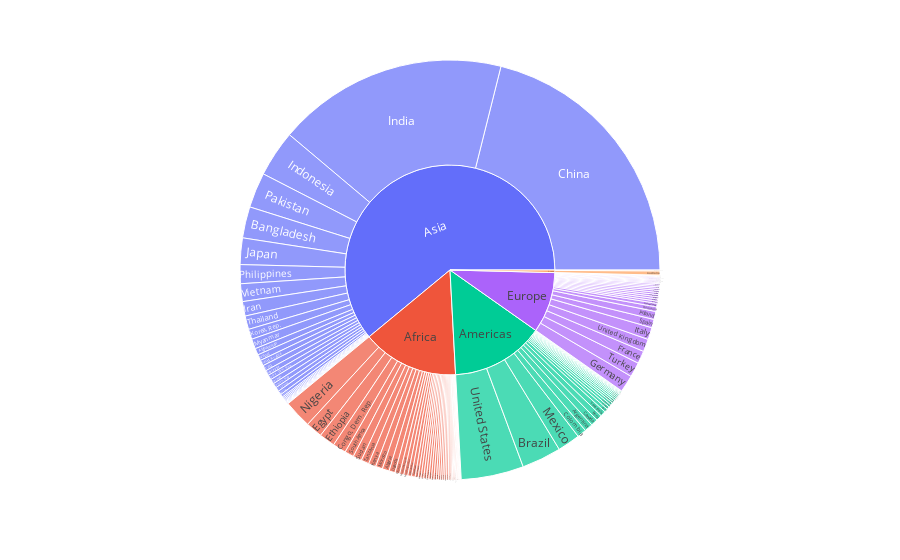

The notebook cell saved with this chart:
### Code cell
result = gap.query("year == @year")
px.sunburst(result, path=['continent', 'country'], values='pop')

### Figure 1 — Plotly figure (JSON) as saved in the notebook; plotly's stock layout.template omitted (floating-point values rounded to 4 significant figures; data arrays with more than 128 entries replaced by an {"elided": "..."} marker saying what was removed)
{"data": [{"branchvalues": "total", "domain": {"x": [0, 1], "y": [0, 1]}, "hovertemplate": "labels=%{label}<br>pop=%{value}<br>parent=%{parent}<br>id=%{id}<extra></extra>", "ids": {"elided": "147 str values"}, "labels": {"elided": "147 str values"}, "name": "", "parents": {"elided": "147 str values"}, "type": "sunburst", "values": {"elided": "147 int values"}}], "layout": {"legend": {"tracegroupgap": 0}, "margin": {"t": 60}}}
